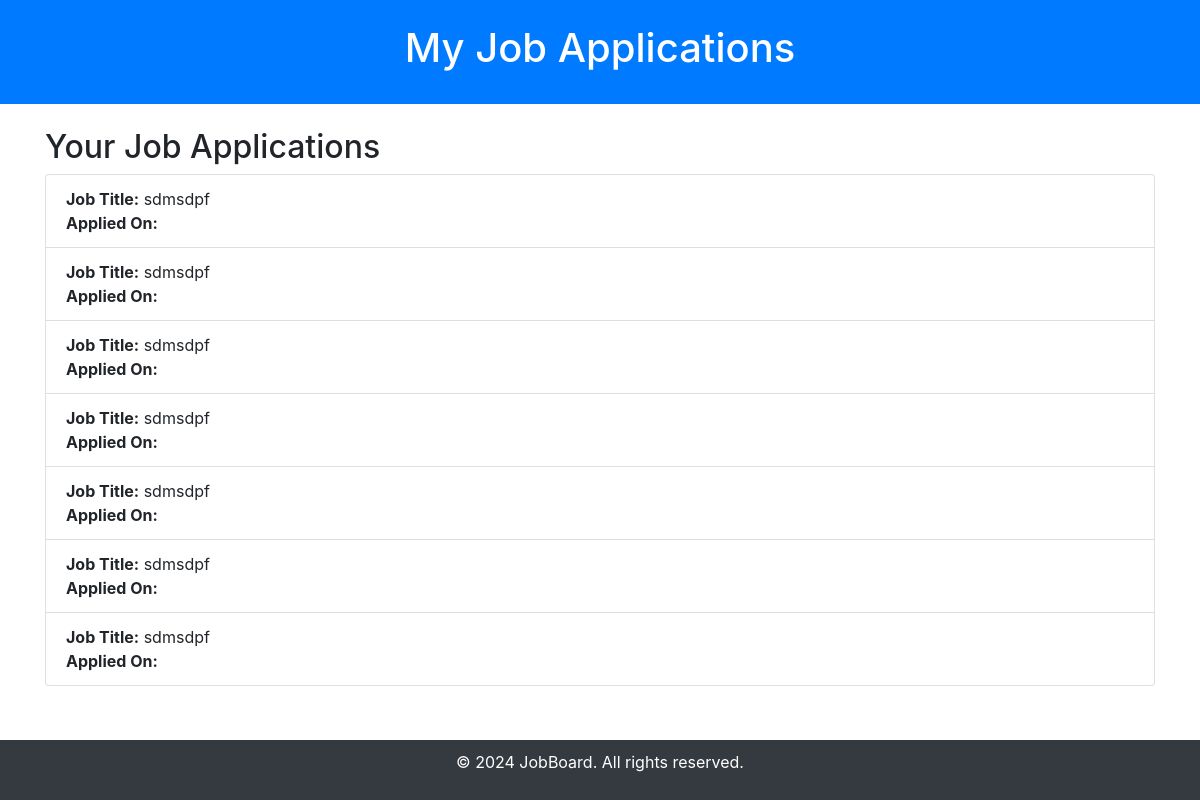
Page /jobs/applications/7/ (signed in) on the committed database.
### jobs/models.py (models this page shows, shortened)
class JobApplication(models.Model):
    full_name = models.CharField(max_length=100)
    email = models.EmailField()
    resume = models.FileField(upload_to='resumes/')
    cover_letter = models.TextField()
    job = models.ForeignKey(Job, on_delete=models.CASCADE)
    applied_on = models.DateTimeField(auto_now_add=True)

class Job(models.Model):
    title = models.CharField(max_length=255)
    company = models.CharField(max_length=255)
    location = models.CharField(max_length=255)
    description = models.TextField()
    posted_by = models.ForeignKey(User, on_delete=models.CASCADE)
    posted_date = models.DateTimeField(default=timezone.now)

### jobs/views.py (the view)
# urls.py: path('applications/<int:job_id>/', views.job_applications, name='job_applications'),
@login_required
def job_applications(request, job_id):
    job = get_object_or_404(Job, id=job_id)
    applications = JobApplication.objects.filter(job=job)
    return render(request, 'jobs/job_applications.html', {'job': job, 'applications': applications})

### jobs/templates/jobs/job_applications.html (shortened to what this page needs)
<!DOCTYPE html>
<html lang="en">
<head>
    <link rel="stylesheet" href="https://maxcdn.bootstrapcdn.com/bootstrap/4.5.2/css/bootstrap.min.css">
</head>
<body>
    <header class="bg-primary text-white text-center py-4">
        <h1>My Job Applications</h1>
    </header>
    <div class="container mt-4 content">
        <h2>Your Job Applications</h2>
        {% if applications %}
            <ul class="list-group">
                {% for application in applications %}
                    <li class="list-group-item">
                        <strong>Job Title:</strong> {{ application.job.title }}<br>
                        <strong>Applied On:</strong> {{ application.created_at }}<br>
                    </li>
                {% endfor %}
            </ul>
        {% else %}
            <p>No applications found.</p>
        {% endif %}
    </div>
    <footer>
        <p>&copy; 2024 JobBoard. All rights reserved.</p>
    </footer>
</body>
</html>

### jobs/templates/jobs/job_applications.html (style rules this page uses)
html, body { height: 100%; margin: 0; }
body { display: flex; flex-direction: column; }
.content { flex: 1; }
footer { background-color: #343a40; color: white; text-align: center; padding: 10px; position: relative; bottom: 0; width: 100%; }

### rows in the picture
JobApplication: job "sdmsdpf"
JobApplication: job "sdmsdpf"
JobApplication: job "sdmsdpf"
JobApplication: job "sdmsdpf"
JobApplication: job "sdmsdpf"
JobApplication: job "sdmsdpf"
JobApplication: job "sdmsdpf"
